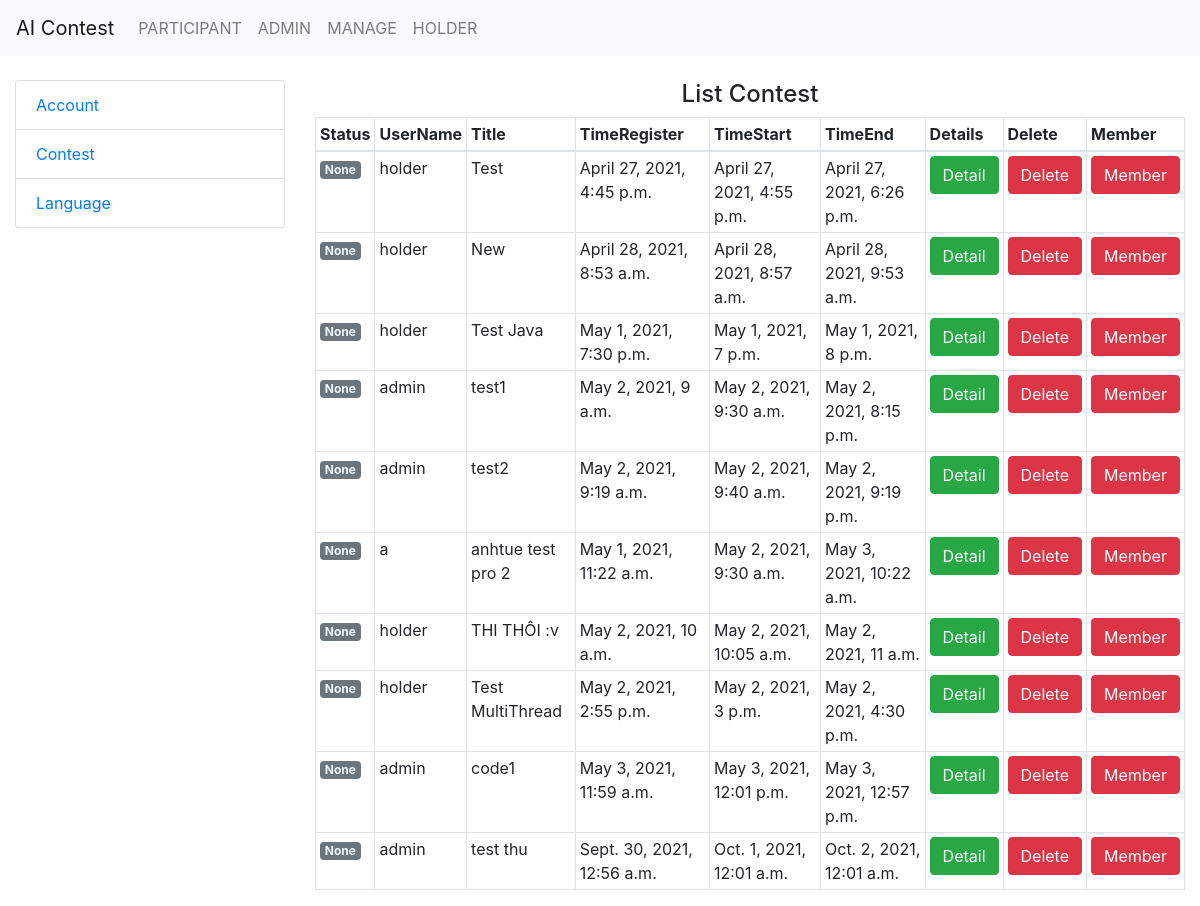
The page /contest/ (signed in) on the database its author committed.
### ContestAdmin/models.py (models this page shows)
class Contest(models.Model):
    IDUser = models.CharField(max_length=100)
    Title = models.TextField()
    Description = models.TextField()
    LinkContest = models.CharField(max_length=100)
    LinkDataTrain = models.CharField(max_length=100)
    LinkDataTest = models.CharField(max_length=100)
    LinkTester = models.CharField(max_length=100)
    TimeRegister = models.DateTimeField()
    TimeStart = models.DateTimeField()
    TimeEnd = models.DateTimeField()
    TimeOut = models.IntegerField()
    IDLanguage = models.CharField(max_length=100)

### ContestAdmin/views.py (the view)
# urls.py: path('contest/',  views.listContest, name='listContest'),
def listContest(request):
    if request.user.is_superuser:
        lcontest = Contest.objects.all()
        for s in lcontest:
            start = s.TimeStart
            end = s.TimeEnd
            now = datetime.now(pytz.timezone('Asia/Ho_Chi_Minh'))
            s.time = str(now)
            if str(now) < str(end) and str(now) > str(start):
                s.status = True
            else:
                s.status = False
            try:
                name = User.objects.filter(id = s.IDUser)
                s.username = name[0].username
            except:
                print("An exception occurred")
        context = {
            'lcontest': lcontest
        }
        return render(request, 'Contest/list.html', context=context)
    else:
        return redirect('login')

### ContestAdmin/templates/Contest/list.html (shortened to what this page needs)
{% extends 'base/base.html' %}
{% block content %}
<h4 class="text-center">List Contest</h4>
<table class="table table-bordered">
    <thead>
        <tr>
            <th scope="col">Status</th>
            <th scope="col">UserName</th>
            <th scope="col">Title</th>
            <th scope="col">TimeRegister</th>
            <th scope="col">TimeStart</th>
            <th scope="col">TimeEnd</th>
            <th scope="col">Details</th>
            <th scope="col">Delete</th>
            <th scope="col">Member</th>
        </tr>
    </thead>
    <tbody>
        {% for s in lcontest %}
        <tr>
            {% if s.status %}
                <td ><span class="badge badge-danger"> <a style="color: aliceblue;" href="{% url 'listStatus' pk=s.pk %}">Live</a> </span></td>
            {% else %}
                <td ><span class="badge badge-secondary" > <a style="color: aliceblue;" href="{% url 'listStatus' pk=s.pk %}">None</a> </span></td>
            {% endif %}
            <td>{{s.username}}</td>
            <td>{{s.Title}}</td>
            <td>{{s.TimeRegister}}</td>
            <td>{{s.TimeStart}}</td>
            <td>{{s.TimeEnd}}</td>
            <td><a href="{% url 'detailContest' pk=s.pk %}" type="button" class="btn btn-success"
                id="{{s.pk}}">Detail</a></td>
            <td><a href="{% url 'deleteContest' pk=s.pk %}" type="button" class="btn btn-danger" id="{{s.pk}}" onclick="return confirm('Are you sure you want to delete?');">Delete</a></td>
            <td><a href="{% url 'joinContest' pk=s.pk %}" type="button" class="btn btn-danger" id="{{s.pk}}">Member</a></td>
        </tr>
        {% endfor %}
    </tbody>
</table>
{% endblock content %}

### ContestAdmin/templates/base/base.html (shortened to what this page needs)
<!DOCTYPE html>
{% load static %}
<html lang="en">
  <head>
    <link
      rel="stylesheet"
      href="https://cdn.jsdelivr.net/npm/bootstrap-icons@1.4.1/font/bootstrap-icons.css"
    />
    <link rel="stylesheet" href=" {% static 'cssJs/bootstrap.css' %}" />
  </head>
  <body>
      <nav class="navbar navbar-expand-lg navbar-light bg-light">
        <a class="navbar-brand" href="#">
          AI Contest</a
        >
        <div class="collapse navbar-collapse" id="navbarText">
          <ul class="navbar-nav mr-auto">
          {% if not request.user.is_active %}
            <li class="nav-item active">
              <a class="nav-link" href="{% url 'index' %}">DEV</a>
            </li>
            <li class="nav-item">
              <a class="nav-link" href="{% url 'login' %}">LOGIN</a>
            </li>
          {% else %}
            <li class="nav-item">
              <a class="nav-link" href="{% url 'participant' %}">PARTICIPANT</a>
            </li>
          {% endif %}
            {% if request.user.is_staff %}
            <li class="nav-item">
              <a class="nav-link" href='../../../admin'>ADMIN</a>
            </li>
            <li class="nav-item">
              <a class="nav-link" href={% url 'index' %}>MANAGE</a>
            </li>
            <li class="nav-item">
              <a class="nav-link" href="{% url 'holder' %}">HOLDER</a>
            </li>
            {% endif %}
          </ul>
        </div>
      </nav>
    <br />
    <div class="container-fluid">
      <div class="row align-items-md-top">
        <div class="col-sm-3">
          <ul class="list-group">
            <li class="list-group-item">
              <a href="{% url 'listAccount' %}">Account</a>
            </li>
            <li class="list-group-item">
              <a href="{% url 'listContest' %}">Contest</a>
            </li>
            <li class="list-group-item">
              <a href="{% url 'listLanguage' %}">Language</a>
            </li>
          </ul>
        </div>
        <div class="col-sm-9">{%block content%} {% endblock content %}</div>
      </div>
    </div>
  </body>
</html>

### ContestAdmin/templates/Contest/list.html (style rules this page uses)
.table td, .table th { padding: 0.25rem; }

### rows shown on the page
Contest: shows "None", username "holder", Title "Test", TimeRegister "April 27, 2021, 4:45 p.m.", TimeStart "April 27, 2021, 4:55 p.m.", TimeEnd "April 27, 2021, 6:26 p.m."
Contest: shows "None", username "holder", Title "New", TimeRegister "April 28, 2021, 8:53 a.m.", TimeStart "April 28, 2021, 8:57 a.m.", TimeEnd "April 28, 2021, 9:53 a.m."
Contest: shows "None", username "holder", Title "Test Java", TimeRegister "May 1, 2021, 7:30 p.m.", TimeStart "May 1, 2021, 7 p.m.", TimeEnd "May 1, 2021, 8 p.m."
Contest: shows "None", username "admin", Title "test1", TimeRegister "May 2, 2021, 9 a.m.", TimeStart "May 2, 2021, 9:30 a.m.", TimeEnd "May 2, 2021, 8:15 p.m."
Contest: shows "None", username "admin", Title "test2", TimeRegister "May 2, 2021, 9:19 a.m.", TimeStart "May 2, 2021, 9:40 a.m.", TimeEnd "May 2, 2021, 9:19 p.m."
Contest: shows "None", username "a", Title "anhtue test pro 2", TimeRegister "May 1, 2021, 11:22 a.m.", TimeStart "May 2, 2021, 9:30 a.m.", TimeEnd "May 3, 2021, 10:22 a.m."
Contest: shows "None", username "holder", Title "THI THÔI :v", TimeRegister "May 2, 2021, 10 a.m.", TimeStart "May 2, 2021, 10:05 a.m.", TimeEnd "May 2, 2021, 11 a.m."
Contest: shows "None", username "holder", Title "Test MultiThread", TimeRegister "May 2, 2021, 2:55 p.m.", TimeStart "May 2, 2021, 3 p.m.", TimeEnd "May 2, 2021, 4:30 p.m."
Contest: shows "None", username "admin", Title "code1", TimeRegister "May 3, 2021, 11:59 a.m.", TimeStart "May 3, 2021, 12:01 p.m.", TimeEnd "May 3, 2021, 12:57 p.m."
Contest: shows "None", username "admin", Title "test thu", TimeRegister "Sept. 30, 2021, 12:56 a.m.", TimeStart "Oct. 1, 2021, 12:01 a.m.", TimeEnd "Oct. 2, 2021, 12:01 a.m."
